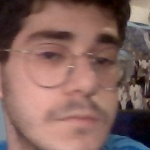
#> input picture Reconocimiento Facial/Data/Teo/rostro_100.jpg, 150 x 150 px, given in place of the camera
$ python FaceRecognizer.py
#> lines starting #> are read from the running program, lines starting #| are printed output that depends on the picture
import cv2
import os
import imutils

personName = 'Teo2'
dataPath = 'src/FacialRecognition/Data'
personPath = dataPath + '/' + personName

if not os.path.exists(personPath):
    print('Carpeta creada: ', personPath)
    os.makedirs(personPath)

cap = cv2.VideoCapture(0)

faceClassif = cv2.CascadeClassifier(cv2.data.haarcascades+'haarcascade_frontalface_default.xml')
count = 0

while True:
    ret, frame = cap.read()
#> frame is the input picture: shape (150, 150, 3); mean B, G, R 94, 100.1, 132.5

    if not ret:
        print("No se puede abrir la cámara")
        break

    frame = imutils.resize(frame, width=640)
#> frame: shape (640, 640, 3)
    gray = cv2.cvtColor(frame, cv2.COLOR_BGR2GRAY)
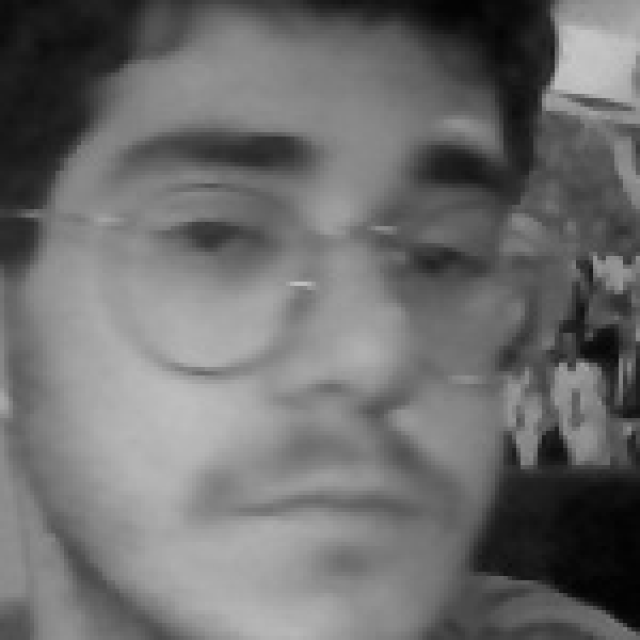
#> gray: shape (640, 640); min 2, max 198, mean 109.1
    auxFrame = frame.copy()

    faces = faceClassif.detectMultiScale(gray, 1.3, 5)
#> faces = [[260, 190, 134, 134]]

    for (x,y,w,h) in faces:
        cv2.rectangle(frame, (x,y), (x+w, y+h), (0,255,0), 2)
        rostro = auxFrame[y:y+h, x:x+w]
        rostro = cv2.resize(rostro, (150,150), interpolation=cv2.INTER_CUBIC)
        cv2.imwrite(personPath + '/rostro_{}.jpg'.format(count), rostro)
        count = count + 1
#> this loop made 1 pass
#> (x, y, w, h, count) on pass 1: (260, 190, 134, 134, 1)
#> pass 1, `rostro = auxFrame[y:y+h, x:x+w]`:
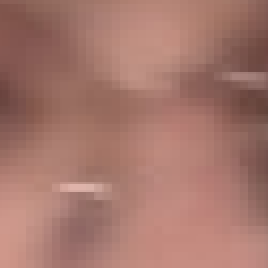
#> rostro: shape (134, 134, 3) (shown 2 times larger); mean B, G, R 108.1, 118.5, 165.2
#> after the loop:
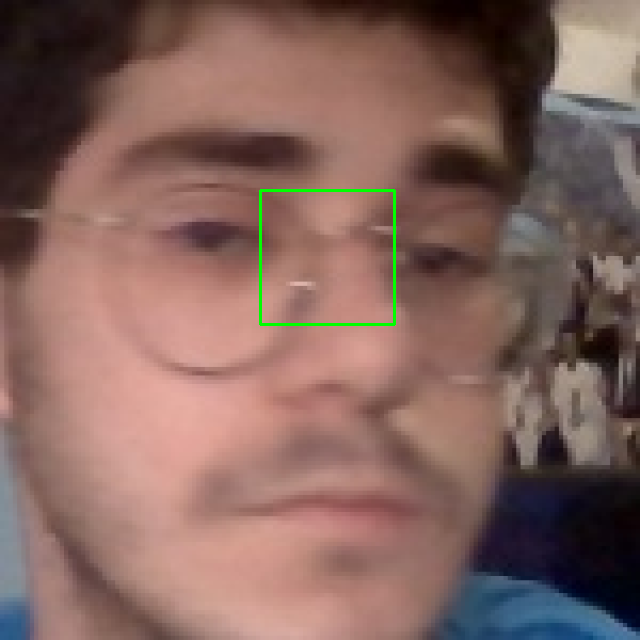
#> frame: shape (640, 640, 3); mean B, G, R 93.6, 100.6, 131.9
#> after the loop, count = 1

    cv2.imshow('Reconocer', frame)

    if cv2.waitKey(1) == 27 or count >= 300:
#> (key Esc is pressed here)
        break

cap.release()
cv2.destroyAllWindows()

$ run again, on Reconocimiento Facial/Data/Teo/rostro_110.jpg
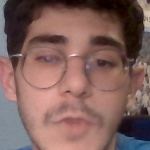
#> input picture Reconocimiento Facial/Data/Teo/rostro_110.jpg, 150 x 150 px, given in place of the camera
#> frame is the input picture: shape (150, 150, 3); mean B, G, R 92.9, 97.8, 129.3
#> `gray = cv2.cvtColor(frame, cv2.COLOR_BGR2GRAY)`:
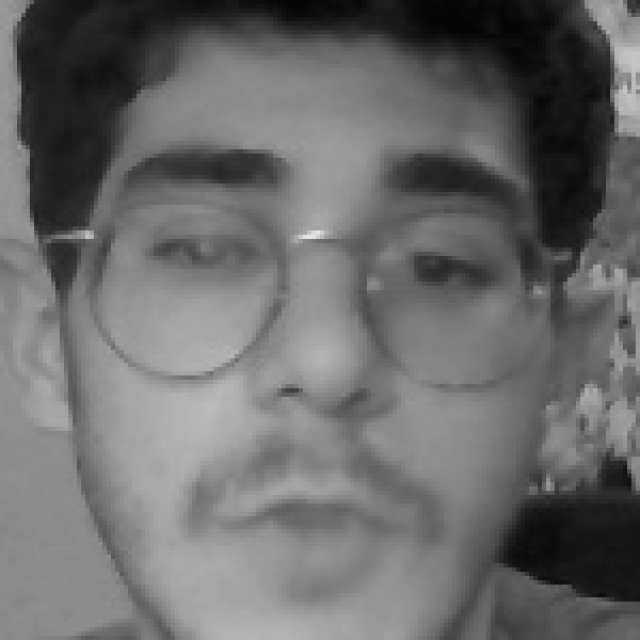
#> gray: shape (640, 640); min 4, max 230, mean 106.6
#> faces = [[41, 33, 559, 559]]
#> the loop `for (x,y,w,h) in faces:` made 1 pass
#> (x, y, w, h, count) on pass 1: (41, 33, 559, 559, 1)
#> after the loop `for (x,y,w,h) in faces:`:
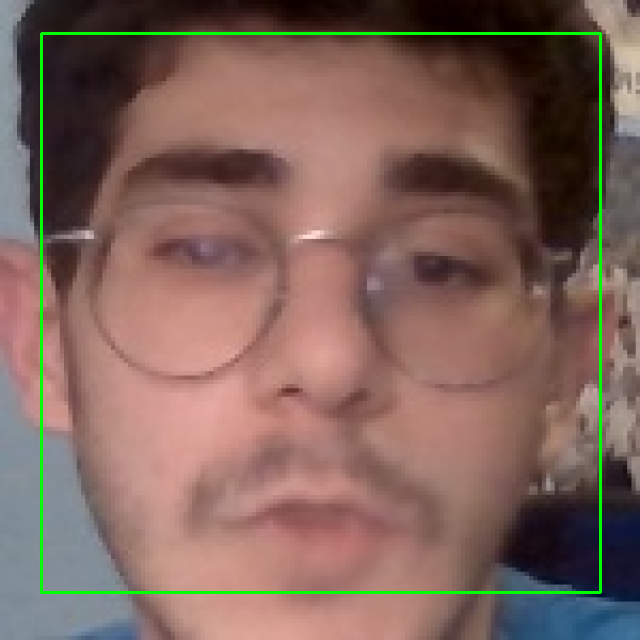
#> frame: shape (640, 640, 3); mean B, G, R 91.6, 100.6, 127.6
#> after the loop `for (x,y,w,h) in faces:`: count = 1
